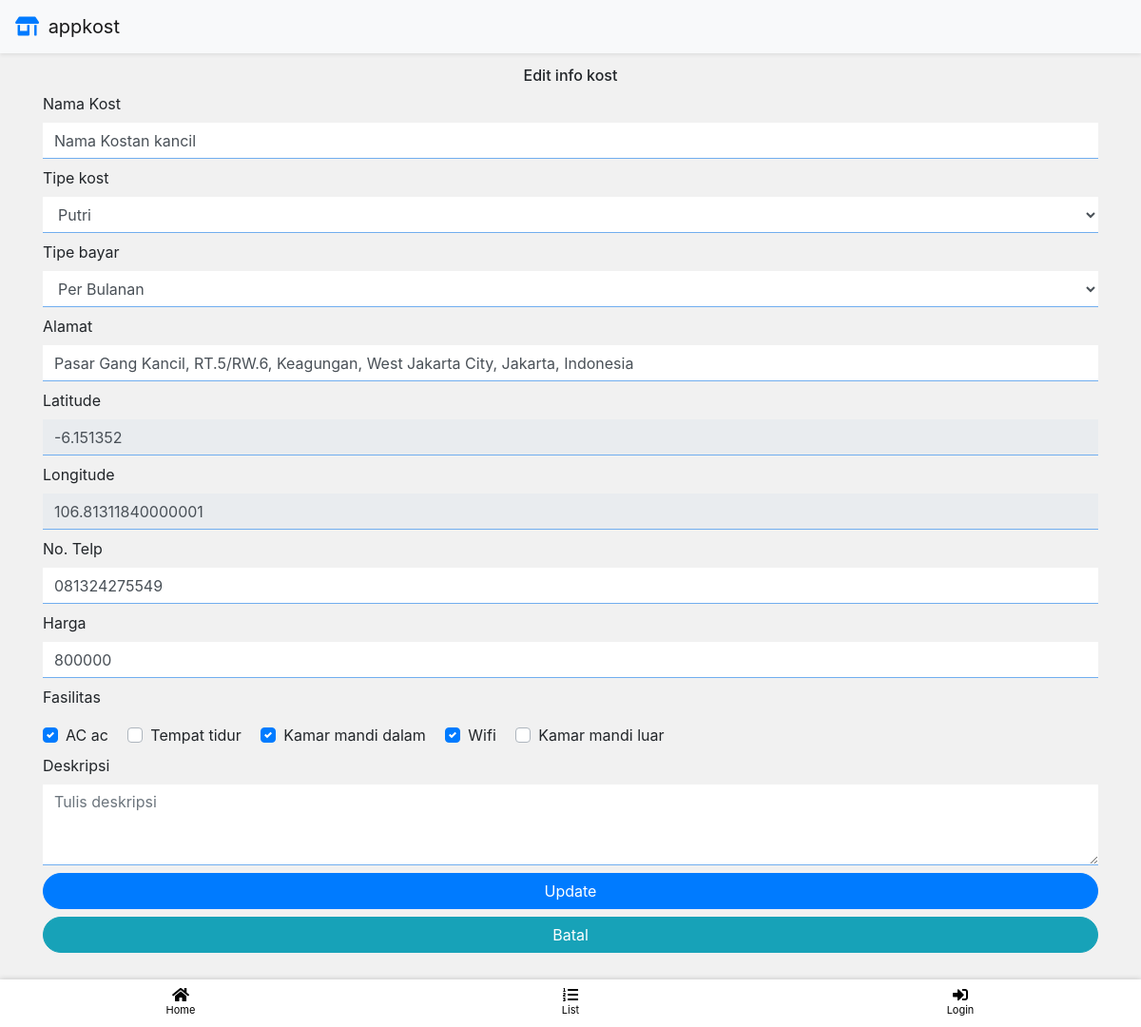
Screenshot of /post_iklan/edit/2 with the database file from the repository.
### tables this page shows
CREATE TABLE `kostan` (
  `kostan_id` int(11) NOT NULL,
  `user_id` int(11) DEFAULT NULL,
  `nama_kost` varchar(255) NOT NULL,
  `no_hp` varchar(255) DEFAULT NULL,
  `alamat_kost` text,
  `type_bayar_kost` varchar(255) DEFAULT NULL,
  `type_kost` varchar(255) DEFAULT NULL,
  `fasilitas_kost` text,
  `harga_kost` int(11) DEFAULT NULL,
  `latitude` varchar(255) DEFAULT NULL,
  `longitude` varchar(255) DEFAULT NULL,
  `deskripsi_kost` text,
  `created_at` datetime DEFAULT NULL,
  `updated_at` timestamp NOT NULL DEFAULT CURRENT_TIMESTAMP,
  `is_active` int(11) NOT NULL
);

### application/controllers/Post_iklan.php (called while the page is built, shortened)
<?php
class Post_iklan extends CI_Controller
{
	public function __construct()
	{
		$this->load->model("MpostIklan", "postiklan");
	}
	public function edit($id = null)
	{
		$where = array("kostan_id" => $id);
		$data['value'] = $this->postiklan->edit_post_iklan_kostan($where);
		$this->load->view('templates/header', $data);
		$this->load->view("posting/edit_kostan", $data);
		$this->load->view('templates/footer');
	}
}

### index.php (called while the page is built, shortened)
<?php
require_once BASEPATH.'core/CodeIgniter.php';

### application/models/MpostIklan.php (called while the page is built, shortened)
<?php
class MpostIklan extends CI_Model{
	private $table = "kostan";
	public function edit_post_iklan_kostan($where=array())
	{
		return $this->db->get_where($this->table, $where)->row();
	}
}

### application/views/posting/edit_kostan.php (the view, shortened to what this page needs)
<form action="<?= base_url("post_iklan/update_kost") ?>" method="POST">
	<h6 class="text-center">Edit info kost</h6>
	<div class="form-group">
		<label for="nama_kost">Nama Kost</label>
		<input type="text" class="form-control" id="nama_kost" name="nama_kost"
			   placeholder="Masukkan nama kost" value="<?= $value->nama_kost ?>">
	</div>
	<div class="form-group">
		<label for="exampleFormControlSelect1">Tipe kost</label>
		<select class="form-control" name="tipe_kost" id="exampleFormControlSelect1">
			<option value="putri" <?= $value->type_kost == 'putri' ? "selected" : "" ?>>Putri</option>
		</select>
	</div>
	<div class="form-group">
		<label for="exampleFormControlSelect2">Tipe bayar</label>
		<select class="form-control" name="tipe_bayar" id="exampleFormControlSelect2">
			<option value="1bulana" <?= $value->type_bayar_kost == '1bulana' ? "selected" : "" ?> >Per Bulanan</option>
		</select>
	</div>
	<div class="form-group">
		<label for="alamat">Alamat</label>
		<input type="text" class="form-control" id="_alamat_edit" name="alamat" value="<?= $value->alamat_kost ?>"
			   placeholder="Masukkan alamat">
	</div>
	<div class="form-group">
		<label for="">Latitude</label>
		<input type="text" class="form-control" id="_latitude" name="latitude"
			   placeholder="terisi otomatis" value="<?= $value->latitude ?>"
			   readonly>
	</div>
	<div class="form-group">
		<label for="">Longitude</label>
		<input type="text" class="form-control" id="_longitude" name="longitude"
			   placeholder="terisi otomaris" value="<?= $value->longitude ?>"
			   readonly>
	</div>
	<div class="form-group">
		<label for="no_telp">No. Telp</label>
		<input type="text" class="form-control" id="no_telp" name="no_telp" value="<?= $value->no_hp ?>"
			   placeholder="Masukkan no.telp">
	</div>
	<div class="form-group">
		<label for="harga">Harga</label>
		<input type="text" class="form-control" id="harga" name="harga" value="<?= $value->harga_kost ?>"
			   placeholder="Masukkan harga">
	</div>
	<div class="form-group">
		<p>Fasilitas</p>
		<?php
		$fasilitas = json_decode($value->fasilitas_kost);
		$fasilitas1 = isset($fasilitas[0]) ? $fasilitas[0] : "";
		?>
		<div class="custom-control custom-checkbox custom-control-inline">
			<label class="custom-control-label" for="_customCheck1">AC <?= $fasilitas1 ?></label>
		</div>
		<div class="custom-control custom-checkbox custom-control-inline">
			<label class="custom-control-label" for="_customCheck2">Tempat tidur</label>
		</div>
		<div class="custom-control custom-checkbox custom-control-inline">
			<label class="custom-control-label" for="_customCheck3">Kamar mandi dalam</label>
		</div>
		<div class="custom-control custom-checkbox custom-control-inline">
			<label class="custom-control-label" for="_customCheck5">Wifi</label>
		</div>
		<div class="custom-control custom-checkbox custom-control-inline">
			<label class="custom-control-label" for="_customCheck4">Kamar mandi luar</label>
		</div>
	</div>
	<div class="form-group">
		<label for="exampleFormControlTextarea1">Deskripsi</label>
		<textarea class="form-control" id="exampleFormControlTextarea1" name="deskripsi"
				  rows="3" placeholder="Tulis deskripsi"></textarea>
	</div>
	<div class="form-group">
		<button type="submit" class="btn btn-primary btn-block rounded-pill">Update</button>
		<a href="<?=base_url("post_iklan/index/active")?>" class="btn btn-info btn-block rounded-pill">Batal</a>
	</div>
</form>

### myassets/css/main.css (style rules this page uses)
body { background-color: #f1f1f1; }
a { text-decoration: none; }
.form-group { margin-bottom: .5rem; }
.form-group select, .form-group input, .form-group textarea, .input-group-append button { border: 1px solid #71aeef !important; }
.form-group input, .form-group select, .form-group textarea { border-radius: unset; border-bottom: 1px solid blue; border-top: unset !important; border-left: unset !important; border-right: unset !important; }

### rows the page displays
kostan: nama_kost "Nama Kostan kancil", tipe_kost "Putri", tipe_bayar "Per Bulanan", alamat "Pasar Gang Kancil, RT.5/RW.6, Keagungan, West Jakarta City, Jakarta, Indonesia", latitude "-6.151352", longitude "106.81311840000001", no_telp "081324275549", harga "800000", fasilitas_kost "ac"
